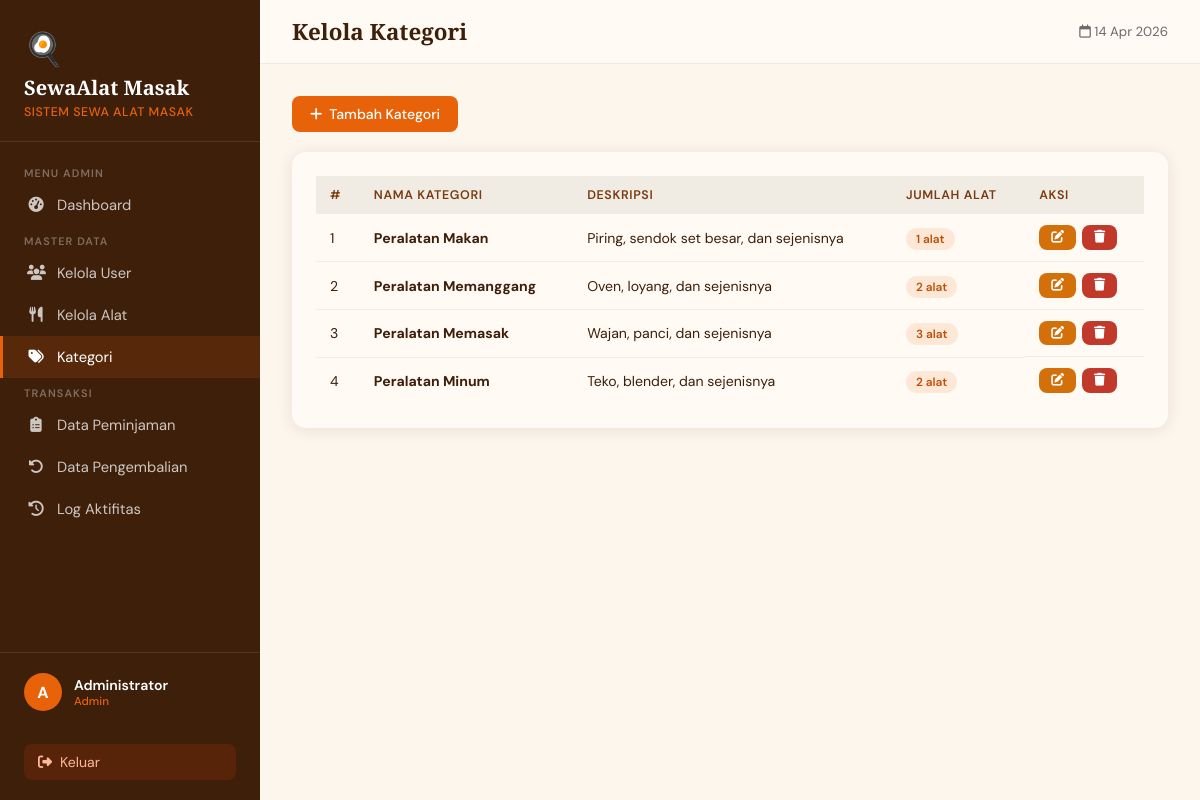
The page /kategori.php (signed in) on the database its author committed.
### tables this page shows
CREATE TABLE kategori (
    id INT AUTO_INCREMENT PRIMARY KEY,
    nama VARCHAR(100) NOT NULL,
    deskripsi TEXT,
    created_at TIMESTAMP DEFAULT CURRENT_TIMESTAMP
);

### kategori.php (the view, shortened to what this page needs)
<?php
require_once '../includes/config.php';
$kats=$conn->query("SELECT k.*,COUNT(a.id) jml_alat FROM kategori k LEFT JOIN alat a ON k.id=a.kategori_id GROUP BY k.id ORDER BY k.nama");
include '../includes/header.php';
?>
<div style="margin-bottom:20px;">
  <button class="btn btn-primary" onclick="openModal('modal-tambah')"><i class="fas fa-plus"></i> Tambah Kategori</button>
</div>
<div class="card">
  <div class="table-wrap">
    <table>
      <thead><tr><th>#</th><th>Nama Kategori</th><th>Deskripsi</th><th>Jumlah Alat</th><th>Aksi</th></tr></thead>
      <tbody>
        <?php $no=1; while($k=$kats->fetch_assoc()): ?>
        <tr>
          <td><?=$no++?></td>
          <td><strong><?=htmlspecialchars($k['nama'])?></strong></td>
          <td><?=htmlspecialchars($k['deskripsi']??'-')?></td>
          <td><span class="badge badge-orange"><?=$k['jml_alat']?> alat</span></td>
          <td style="display:flex;gap:6px;">
            <a href="?edit=<?=$k['id']?>" class="btn btn-warning btn-sm"><i class="fas fa-edit"></i></a>
            <form method="POST" style="display:inline" onsubmit="return confirm('Hapus kategori ini?')">
              <button class="btn btn-danger btn-sm"><i class="fas fa-trash"></i></button>
            </form>
          </td>
        </tr>
        <?php endwhile; ?>
      </tbody>
    </table>
  </div>
</div>
<?php include '../includes/footer.php'; ?>

### includes/header.php (style rules this page uses)
:root { --cream: #fdf6ec; --warm-white: #fffaf4; --orange: #e8620a; --orange-deep: #c04f06; --orange-light: #fde8d8; --brown: #3d1f0a; --brown-mid: #7a3b10; --gray: #6b6b6b; --gray-light: #f0ebe3; --success: #2d7a3a; --danger: #c0392b; --warning: #d4700a; --info: #1a6fa3; --shadow: 0 2px 16px rgba(61,31,10,0.10); --shadow-md: 0 4px 24px rgba(61,31,10,0.13); --radius: 14px; --radius-sm: 8px; }
*, *::before, *::after { box-sizing: border-box; margin: 0; padding: 0; }
body { font-family: 'DM Sans', sans-serif; background: var(--cream); color: var(--brown); min-height: 100vh; }
a { color: var(--orange); text-decoration: none; }
.card { background: var(--warm-white); border-radius: var(--radius); box-shadow: var(--shadow); padding: 24px; margin-bottom: 24px; }
.btn { display: inline-flex; align-items: center; gap: 7px; padding: 9px 18px; border-radius: var(--radius-sm); font-size: 0.88rem; font-family: inherit; font-weight: 500; cursor: pointer; border: none; transition: all 0.2s; text-decoration: none; }
.btn-primary { background: var(--orange); color: #fff; }
.btn-danger { background: var(--danger); color: #fff; }
.btn-warning { background: var(--warning); color: #fff; }
.btn-sm { padding: 6px 12px; font-size: 0.8rem; }
.table-wrap { overflow-x: auto; }
table { width: 100%; border-collapse: collapse; font-size: 0.88rem; }
th { background: var(--gray-light); padding: 11px 14px; text-align: left; font-weight: 600; font-size: 0.78rem; text-transform: uppercase; letter-spacing: .05em; color: var(--brown-mid); }
td { padding: 11px 14px; border-bottom: 1px solid var(--gray-light); vertical-align: middle; }
tr:last-child td { border-bottom: none; }
.badge { padding: 3px 10px; border-radius: 99px; font-size: 0.74rem; font-weight: 600; }
.badge-orange { background: var(--orange-light); color: var(--orange-deep); }

### rows shown on the page
kategori: nama "Peralatan Makan", deskripsi "Piring, sendok set besar, dan sejenisnya", jml_alat "1"
kategori: nama "Peralatan Memanggang", deskripsi "Oven, loyang, dan sejenisnya", jml_alat "2"
kategori: nama "Peralatan Memasak", deskripsi "Wajan, panci, dan sejenisnya", jml_alat "3"
kategori: nama "Peralatan Minum", deskripsi "Teko, blender, dan sejenisnya", jml_alat "2"

### other values the page prints
APP_NAME "SewaAlat Masak"
substr($user['nama'],0,1) "A"
$user['nama'] "Administrator"
$user['role'] "Admin"
$page_title "Kelola Kategori"
